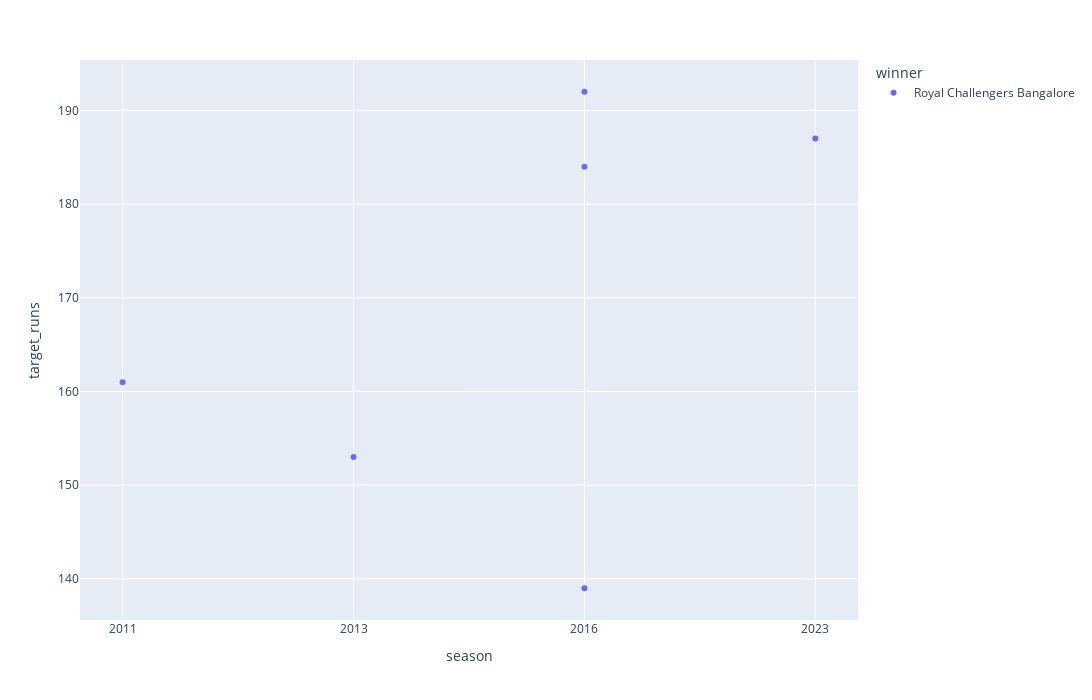

Here is the notebook cell this chart was saved with:
### Code cell
Virat_POM_chasing = ds[ds['player_of_match'].isin(['V Kohli'])& (ds['toss_winner'] == 'Royal Challengers Bangalore')&(ds['toss_decision'] == 'field')]

fig = px.scatter(data_frame=Virat_POM_chasing,x='season',y='target_runs',color='winner',width=1200, height=700)
fig.show()

### Figure 1 — Plotly figure (JSON) as saved in the notebook; plotly's stock layout.template omitted (floating-point values rounded to 4 significant figures)
{"data": [{"hovertemplate": "winner=Royal Challengers Bangalore<br>season=%{x}<br>target_runs=%{y}<extra></extra>", "legendgroup": "Royal Challengers Bangalore", "marker": {"color": "#636efa", "symbol": "circle"}, "mode": "markers", "name": "Royal Challengers Bangalore", "orientation": "v", "showlegend": true, "type": "scatter", "x": ["2011", "2013", "2016", "2016", "2016", "2023"], "xaxis": "x", "y": [161, 153, 192, 184, 139, 187], "yaxis": "y"}], "layout": {"height": 700, "legend": {"title": {"text": "winner"}, "tracegroupgap": 0}, "margin": {"t": 60}, "width": 1200, "xaxis": {"anchor": "y", "domain": [0, 1], "title": {"text": "season"}}, "yaxis": {"anchor": "x", "domain": [0, 1], "title": {"text": "target_runs"}}}}
